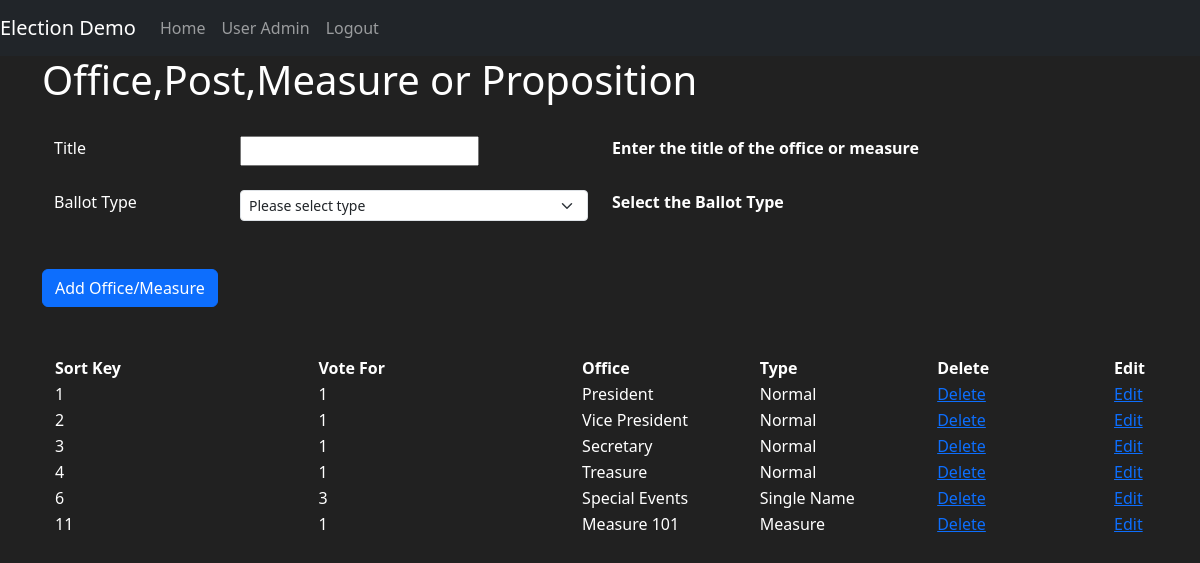
The page /office (signed in) on the database as committed earlier.
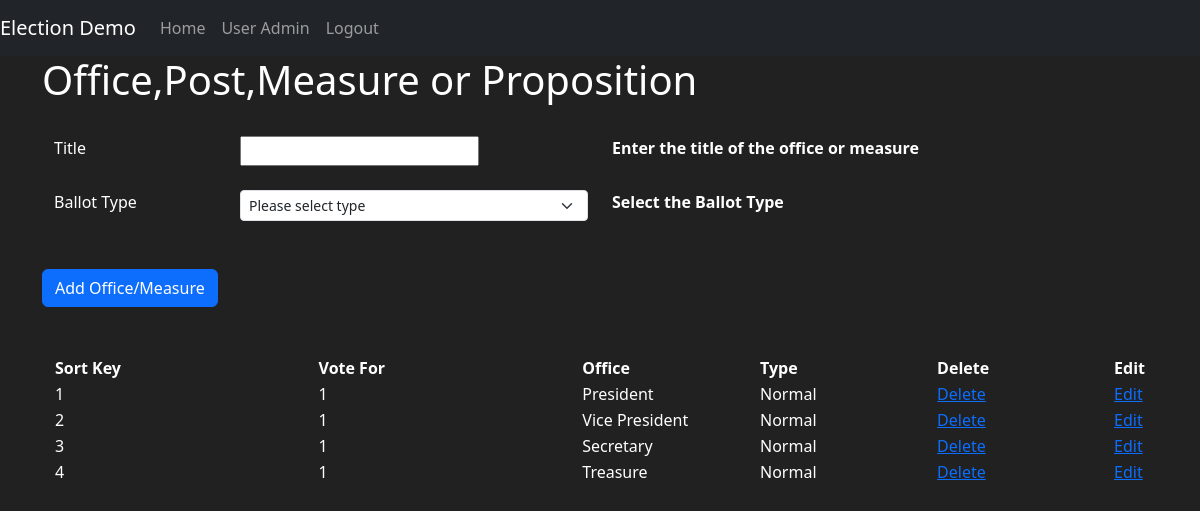
The same page on the database as committed later.
### election1/models.py (models this page shows, shortened)
class Office(db.Model):
    id_office = db.Column(db.Integer, primary_key=True)
    office_title = db.Column(db.String(length=45), nullable=False, unique=True)
    office_vote_for = db.Column(db.Integer, default=1, nullable=False)
    sortkey = db.Column(db.Integer, nullable=False, unique=True)
    office_measure = db.Column(db.String(length=255), nullable=True)
    creation_datetime = db.Column(db.DateTime, default=datetime.now, nullable=False)
    id_ballot_type = db.Column(db.Integer, db.ForeignKey('ballot_type.id_ballot_type'), nullable=False)
    candidates = db.relationship('Candidate', cascade="all, delete-orphan", backref='office')

class BallotType(db.Model):
    id_ballot_type = db.Column(db.Integer, primary_key=True)
    ballot_type_name = db.Column(db.String(length=45), nullable=False, unique=True)
    creation_datetime = db.Column(db.DateTime, default=datetime.now, nullable=False)
    offices = db.relationship('Office', backref='ballot_type', cascade="all, delete-orphan")
    @classmethod
    def get_all_ballot_types_sorted_by_name(cls):
        return tuple((c.id_ballot_type, c.ballot_type_name) for c in cls.query.order_by(cls.id_ballot_type).all())

### election1/office/view.py (the view, shortened to what this page needs)
@office.route('/office', methods=['POST', 'GET'])
def office_view():
    logger.info('user ' + str(current_user.user_so_name) + " has entered office page")
    if Dates.check_dates() is False:
        flash('Please set the Election Dates before adding an office', category='danger')
        return redirect(url_for('mains.homepage'))
    if Dates.after_start_date():
        flash('You cannot add, delete or edit an office after the voting start time or Election Dates are '
              'empty', category='danger')
        return redirect(url_for('mains.homepage'))
    office_form = OfficeForm()
    office_form, offices = prepare_office_form()
    return render_template('office.html', form=office_form, offices=offices)

### election1/office/form.py
class OfficeForm(FlaskForm):
    office_title = StringField(label='Title', validators=[Length(min=2, max=30), DataRequired()])
    office_vote_for = IntegerField(label='Vote For', default=1)
    sortkey = IntegerField(label='Sort Key', default=None, validators=[DataRequired()])
    ballot_type = SelectField('Ballot Type', choices=[], validators=[DataRequired()])
    office_measure = TextAreaField(label='Measure', validators=[Length(max=256)])
    submit = SubmitField(label='submit')

### election1/__init__.py (called while the page is built)
def config_manager(manager):
    manager.login_message = "You are not logged in to your account."
    manager.login_message_category = "info"
    @manager.user_loader
    def user_loader(xid):
        user = User.query.get(int(xid))
        if user is None:
            return None
        return user

### election1/models.py (called while the page is built)
    @classmethod
    def after_start_date(cls):
        date = cls.query.first()
        if date:
            start_date_time = datetime.fromtimestamp(date.start_date_time)
            current_date_time = datetime.now()
            return current_date_time > start_date_time
        return False

    @classmethod
    def check_dates(cls):
        date = cls.query.first()
        return date is not None

### election1/office/view.py (called while the page is built)
@office.before_request
def check_session_timeout():
    if not session_check():
        home = current_app.config['HOME']
        error = 'idle timeout '
        return render_template('session_timeout.html', error=error, home=home)
    return None  # Explicitly return None to indicate the request should proceed

def prepare_office_form():
    office_form = OfficeForm()
    office_form.office_title.data = None
    office_form.office_vote_for.data = None
    office_form.sortkey.data = None
    office_form.ballot_type.choices = BallotType.get_all_ballot_types_sorted_by_name()
    offices = Office.query.options(joinedload(Office.ballot_type)).order_by(Office.sortkey).all()
    return office_form, offices

### election1/utils.py (called while the page is built, shortened)
def session_check():
    session.permanent = True
    idle_timeout = current_app.config['MYTIMEOUT'].total_seconds()
    session.modified = True
    current_date_time = datetime.now()
    session['last_activity'] = current_date_time.strftime("%Y-%m-%d %H:%M:%S")
    return True

### election1/templates/office.html (shortened to what this page needs)
{% extends 'base.html' %}
{% block content %}
  <div class="container">
    <h1> Office,Post,Measure or Proposition</h1>
    <br>
    <form method="post" style="color:white" autocomplete="off">
      <div class="container">
        <div class="row">
          <div class="col-2">
            {{ form.office_title.label() }}
          </div>
          <div class="col-lg-4">
            {{ form.office_title() }}
          </div>
          <div class="col-6">
            <b> Enter the title of the office or measure </b>
          </div>
        </div>
      </div>
      <br>
      <div class="container">
        <div class="row">
          <div class="col-2">
            {{ form.ballot_type.label() }}
          </div>
          <div class="col-lg-4">
            <select class="form-select form-select-sm" aria-label=".form-select-sm example" name="ballot_type"
                    hx-get="/office/get-ballot-type{{ ballot_type_id }}"
                    hx-target="#measure"
                    hx-trigger="change">
              <option selected>Please select type</option>
            </select>
          </div>
          <div class="col-6">
            <b> Select the Ballot Type </b>
          </div>
        </div>
      </div>
      <br>
      <br>
      <div class="col-2 d-grid gap-2 d-sm-block">
        {{ form.submit(type="submit",value='Add Office/Measure', class="btn   btn-primary") }}
      </div>
      <br><br>
    </form>
    <div class="container">
      <table class="table-dark">
        <thead>
        <tr>
          <th class="col-3"> Sort Key</th>
          <th class="col-3"> Vote For</th>
          <th class="col-2"> Office</th>
          <th class="col-2"> Type</th>
          <th class="col-2"> Delete</th>
          <th class="col-2"> Edit</th>
        </tr>
        </thead>
        <tbody>
        {% for office in offices %}
          <tr>
            <td>{{ office.sortkey }}</td>
            <td>{{ office.office_vote_for }}</td>
            <td>{{ office.office_title }}</td>
            <td>{{ office.ballot_type.ballot_type_name }}</td>
            <td><a href="{{ url_for('office.deleteoffice',xid=office.id_office) }}">Delete</a></td>
            <td><a href="{{ url_for('office.updateoffice',xid=office.id_office) }}">Edit</a></td>
          </tr>
        {% endfor %}
        </tbody>
      </table>
    </div>
  </div>
{% endblock %}

### election1/templates/base.html (shortened to what this page needs)
<!doctype html>
<html lang="en">
<head>
  <link href="https://cdn.jsdelivr.net/npm/bootstrap@5.3.7/dist/css/bootstrap.min.css" rel="stylesheet"
>
</head>
<body>
<nav class="navbar navbar-expand-md navbar-dark bg-dark">
  <a class="navbar-brand" href="#">Election Demo</a>
  <div class="collapse navbar-collapse" id="navbarNav">
    <ul class="navbar-nav mr-auto">
      <li class="nav-item active">
        <a class="nav-link" href="{{ url_for('mains.homepage') }}">Home </a>
      </li>
      {% if current_user.is_authenticated %}
        {% if current_user.id_admin_role == 1 %}
          <li class="nav-item">
            <a class="nav-link" href="{{ url_for('admins.user_admin') }}">User Admin</a>
          </li>
        {% endif %}
      {% endif %}
      {% if current_user.is_authenticated %}
        <li class="nav-item">
          <a class="nav-link" href="{{ url_for('mains.logout') }}">Logout</a>
        </li>
      {% endif %}
    </ul>
  </div>
</nav>
{% block content %}
{% endblock %}
</body>
</html>

### election1/templates/base.html (style rules this page uses)
body { background-color: #212121; color: white }

Rows that differ between the two databases and show on the page:
removed Office: sortkey "6", office_vote_for "3", office_title "Special Events", ballot_type.ballot_type_name "Single Name"
removed Office: sortkey "11", office_vote_for "1", office_title "Measure 101", ballot_type.ballot_type_name "Measure"
